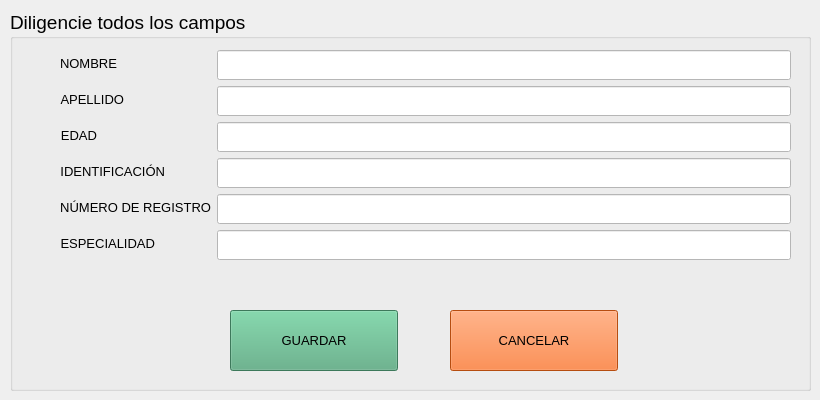
      <widget class="QWidget" name="camposnewmed">
       <widget class="QGroupBox" name="groupBox_5">
        <property name="geometry">
         <rect>
          <x>10</x>
          <y>10</y>
          <width>801</width>
          <height>381</height>
         </rect>
        </property>
        <property name="font">
         <font>
          <pointsize>14</pointsize>
         </font>
        </property>
        <property name="styleSheet">
         <string notr="true"/>
        </property>
        <property name="title">
         <string>Diligencie todos los campos</string>
        </property>
        <widget class="QWidget" name="formLayoutWidget_5">
         <property name="geometry">
          <rect>
           <x>50</x>
           <y>40</y>
           <width>731</width>
           <height>341</height>
          </rect>
         </property>
         <layout class="QFormLayout" name="formLayout_5">
          <item row="0" column="0">
           <widget class="QLabel" name="label_21">
            <property name="font">
             <font>
              <pointsize>10</pointsize>
             </font>
            </property>
            <property name="text">
             <string>NOMBRE</string>
            </property>
            <property name="alignment">
             <set>Qt::AlignRight|Qt::AlignTrailing|Qt::AlignVCenter</set>
            </property>
           </widget>
          </item>
          <item row="0" column="1">
           <widget class="QLineEdit" name="namemed">
            <property name="font">
             <font>
              <family>Dubai Medium</family>
              <pointsize>11</pointsize>
             </font>
            </property>
            <property name="autoFillBackground">
             <bool>false</bool>
            </property>
            <property name="styleSheet">
             <string notr="true">background-color: rgb(255, 255, 255);</string>
            </property>
           </widget>
          </item>
          <item row="1" column="0">
           <widget class="QLabel" name="label_22">
            <property name="font">
             <font>
              <pointsize>10</pointsize>
             </font>
            </property>
            <property name="text">
             <string>APELLIDO</string>
            </property>
            <property name="alignment">
             <set>Qt::AlignRight|Qt::AlignTrailing|Qt::AlignVCenter</set>
            </property>
           </widget>
          </item>
          <item row="1" column="1">
           <widget class="QLineEdit" name="lastnamemed">
            <property name="font">
             <font>
              <family>Dubai Medium</family>
              <pointsize>11</pointsize>
             </font>
            </property>
            <property name="styleSheet">
             <string notr="true">background-color: rgb(255, 255, 255);</string>
            </property>
           </widget>
          </item>
          <item row="2" column="0">
           <widget class="QLabel" name="label_23">
            <property name="font">
             <font>
              <pointsize>10</pointsize>
             </font>
            </property>
            <property name="text">
             <string>EDAD</string>
            </property>
            <property name="alignment">
             <set>Qt::AlignRight|Qt::AlignTrailing|Qt::AlignVCenter</set>
            </property>
           </widget>
          </item>
          <item row="2" column="1">
           <widget class="QLineEdit" name="agemed">
            <property name="font">
             <font>
              <family>Dubai Medium</family>
              <pointsize>11</pointsize>
             </font>
            </property>
            <property name="styleSheet">
             <string notr="true">background-color: rgb(255, 255, 255);</string>
            </property>
           </widget>
          </item>
          <item row="3" column="0">
           <widget class="QLabel" name="label_24">
            <property name="font">
             <font>
              <pointsize>10</pointsize>
             </font>
            </property>
            <property name="text">
             <string>IDENTIFICACIÓN</string>
            </property>
            <property name="alignment">
             <set>Qt::AlignRight|Qt::AlignTrailing|Qt::AlignVCenter</set>
            </property>
           </widget>
          </item>
          <item row="4" column="0">
           <widget class="QLabel" name="label_25">
            <property name="font">
             <font>
              <pointsize>10</pointsize>
             </font>
            </property>
            <property name="text">
             <string>NÚMERO DE REGISTRO</string>
            </property>
            <property name="alignment">
             <set>Qt::AlignRight|Qt::AlignTrailing|Qt::AlignVCenter</set>
            </property>
           </widget>
          </item>
          <item row="3" column="1">
           <widget class="QLineEdit" name="idmed">
            <property name="font">
             <font>
              <family>Dubai Medium</family>
              <pointsize>11</pointsize>
             </font>
            </property>
            <property name="styleSheet">
             <string notr="true">background-color: rgb(255, 255, 255);</string>
            </property>
           </widget>
          </item>
          <item row="4" column="1">
           <widget class="QLineEdit" name="regmed">
            <property name="font">
             <font>
              <family>Dubai Medium</family>
              <pointsize>11</pointsize>
             </font>
            </property>
            <property name="styleSheet">
             <string notr="true">background-color: rgb(255, 255, 255);</string>
            </property>
           </widget>
          </item>
          <item row="5" column="0">
           <widget class="QLabel" name="label_26">
            <property name="font">
             <font>
              <pointsize>10</pointsize>
             </font>
            </property>
            <property name="text">
             <string>ESPECIALIDAD</string>
            </property>
            <property name="alignment">
             <set>Qt::AlignRight|Qt::AlignTrailing|Qt::AlignVCenter</set>
            </property>
           </widget>
          </item>
          <item row="5" column="1">
           <widget class="QLineEdit" name="espmed">
            <property name="font">
             <font>
              <family>Dubai Medium</family>
              <pointsize>11</pointsize>
             </font>
            </property>
            <property name="styleSheet">
             <string notr="true">background-color: rgb(255, 255, 255);</string>
            </property>
           </widget>
          </item>
         </layout>
        </widget>
        <widget class="QPushButton" name="addmed">
         <property name="geometry">
          <rect>
           <x>220</x>
           <y>300</y>
           <width>168</width>
           <height>61</height>
          </rect>
         </property>
         <property name="font">
          <font>
           <pointsize>10</pointsize>
          </font>
         </property>
         <property name="styleSheet">
          <string notr="true">QPushButton {
	background-color: rgb(85, 170, 127);
}

QPushButton:hover {
    background-color: #6CA6CD; /* Color de fondo modificado al pasar el ratón */
}</string>
         </property>
         <property name="text">
          <string>GUARDAR</string>
         </property>
        </widget>
        <widget class="QPushButton" name="cancelmed">
         <property name="geometry">
          <rect>
           <x>440</x>
           <y>300</y>
           <width>168</width>
           <height>61</height>
          </rect>
         </property>
         <property name="font">
          <font>
           <pointsize>10</pointsize>
          </font>
         </property>
         <property name="styleSheet">
          <string notr="true">QPushButton {
	background-color:  #FF6C17;
}

QPushButton:hover {
    background-color: #6CA6CD; /* Color de fondo modificado al pasar el ratón */
}</string>
         </property>
         <property name="text">
          <string>CANCELAR</string>
         </property>
        </widget>
       </widget>
      </widget>
